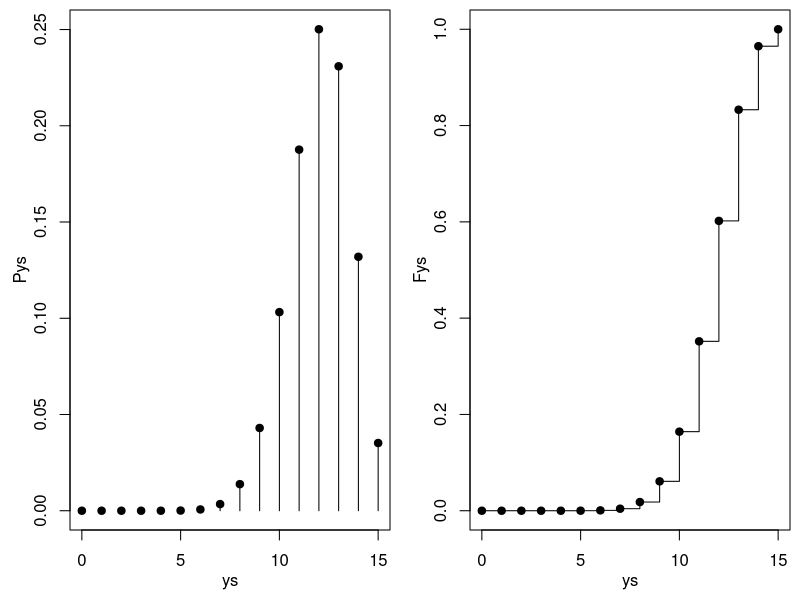
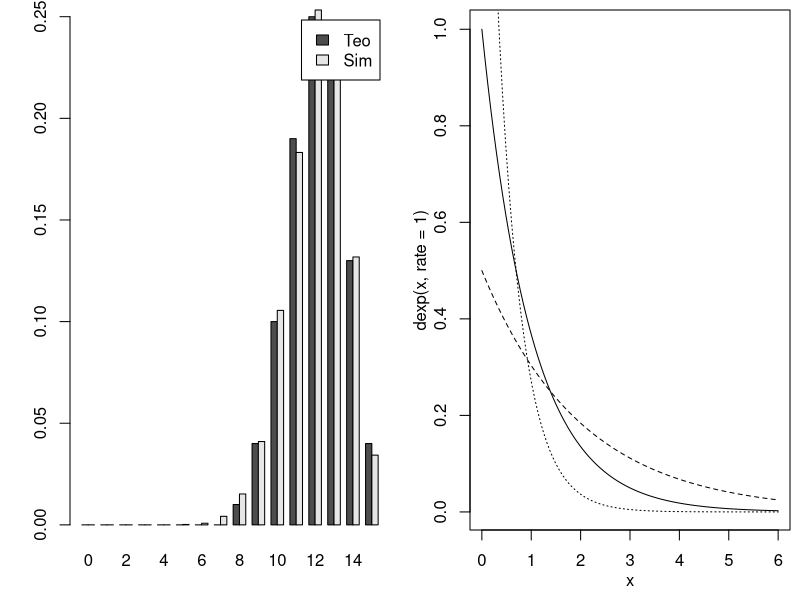
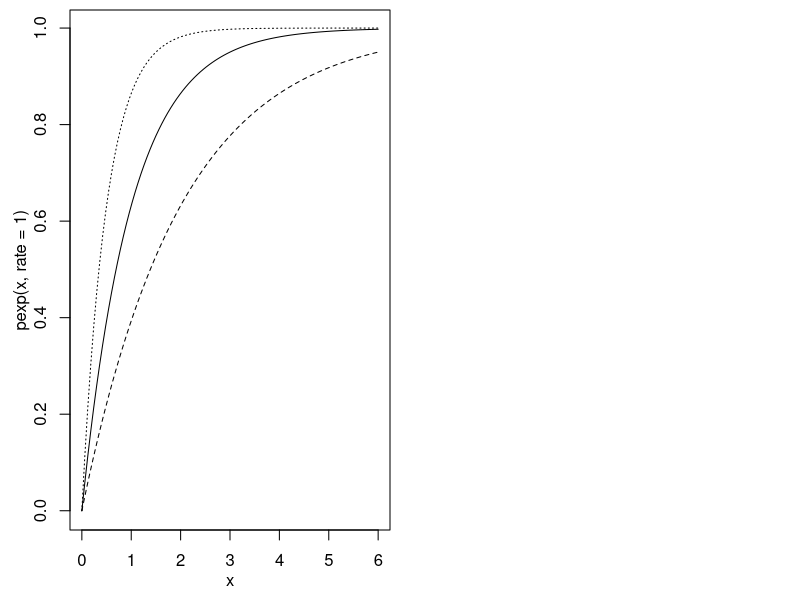

Write R code to recreate these figures, in order.
##
## Exemplo 1
##
## fonte:
## https://silviashimakura.github.io/CE3012026/listas/203-exercicios-distribuicoes.pdf
## Exercício 4

## Y ~ Bin(n = 15, p = 0.80)

##a) P(Y = 15)
choose(15, 15) * (0.80)^15 * (1 - 0.80)^(15 - 15)
args(dbinom)
dbinom(15, size = 15, prob = 0.80)

##b) P(Y <= 13) = 1 - P(Y = 14) - P(Y = 15)
(b14 <- choose(15, 14) * (0.80)^14 * (1 - 0.80)^(15 - 14))
(b15 <- choose(15, 15) * (0.80)^15 * (1 - 0.80)^(15 - 15))
1 - b14 - b15

dbinom(14, size = 15, prob = 0.80)
dbinom(15, size = 15, prob = 0.80)
dbinom(14:15, size = 15, prob = 0.80)
1 - sum(dbinom(14:15, size = 15, prob = 0.80))

pbinom(13, size = 15, prob = 0.80)


##c) P(Y>=10) = P(Y=10) + P(Y=11) + P(Y=12) + P(Y=13) + P(Y=14) + P(Y=15) 
##            = 1 - P(Y <= 9)
ys <- 10:15
choose(15, ys) * (0.80)^ys * (1 - 0.80)^(15 - ys)
sum(choose(15, ys) * (0.80)^ys * (1 - 0.80)^(15 - ys))

dbinom(ys, size = 15, prob = 0.80)
sum(dbinom(ys, size = 15, prob = 0.80))

pbinom(9, size = 15, prob = 0.80)
pbinom(9, size = 15, prob = 0.80, lower = FALSE)

## Mediana
qbinom(0.5, size = 15, prob = 0.80)
## quartis
qbinom(c(0.25, 0.5, 0.75), size = 15, prob = 0.80)
## Quantil 0.35:  P(Y < q) = 0.35
qbinom(0.35, size = 15, prob = 0.80)

## Esperança e variância 
ys <- 0:15
Pys <- dbinom(ys, size = 15, prob = 0.80)
cbind(ys, Pys)

(EY <- sum(ys*Pys))
15 * 0.80
(VY <- sum((ys^2)*Pys) - EY^2)
15 * 0.80 * (1-0.80)

Fys <- pbinom(ys, size = 15, prob = 0.80)
cbind(ys, Pys, Fys)

par(mfrow = c(1,2), mar = c(3.5,3.5,0.5,0.5), mgp = c(2,1,0))
plot(ys, Pys, type = "h")
points(ys, Pys, pch = 19)

plot(ys, Fys, type = "s")
points(ys, Fys, pch = 19)

## O "quarteto fantástico:
## dbinom()
## pbinom()
## qbinom()
## ***rbinom()***

rbinom(1, size = 15, prob = 0.80)
rbinom(1, size = 15, prob = 0.80)
rbinom(1, size = 15, prob = 0.80)
rbinom(1, size = 15, prob = 0.80)
rbinom(1, size = 15, prob = 0.80)

rbinom(5, size = 15, prob = 0.80)
rbinom(50, size = 15, prob = 0.80)

(ysim <- rbinom(10000, size = 15, prob = 0.80))
table(ysim)
(Psim <- prop.table(table(ysim)))

ysimf <- factor(ysim, levels = 0:15)
(Psimf <- prop.table(table(ysimf)))

cbind(ys, Pys, Psimf)
cbind(ys, round(Pys, dig = 2), Psimf)

barplot(
    rbind(round(Pys, dig = 2), Psimf),
    beside = TRUE,
    legend.text = c("Teo","Sim")
)

## recalculando (agora estimando por simulação) as probabilidades pedidas)
## a) P(Y = 15)
mean(ysim == 15) ## compare com calculado anteriormente
## b) P(Y <= 13)
mean(ysim <= 13) ## compare com calculado anteriormente
## c) P(Y >= 10)
mean(ysim >= 10) ## compare com calculado anteriormente

## e a esperança e variância
mean(ysim)
var(ysim)

## agora volte na simulação e troque 100 por 10000 e repita comandos
## (use agora round(Pys, dig = 4))

rm(ys, Pys, Fys, EY, VY, ysim, Psim, ysimf, Psimf)
##
## Fim do exemplo 1
##

##
## Exercícios: 13, 5, 8 
##  responder questões propostas e também fazer gráficos e cálculos
##  adicionais análogos ao feito no Exemplo 1


##
## Exemplo 2
##
## fonte:
## https://silviashimakura.github.io/CE3012026/listas/203-exercicios-distribuicoes.pdf
## Exercício 19

## Y ~ Exp(1)
args(dexp)
curve(dexp(x, rate = 1), from = 0, to = 6)
curve(dexp(x, rate = 0.5), from = 0, to = 6, add = TRUE, lty = 2)
curve(dexp(x, rate = 2), from = 0, to = 6, add = TRUE, lty = 3)

curve(pexp(x, rate = 1), from = 0, to = 6)
curve(pexp(x, rate = 0.5), from = 0, to = 6, add = TRUE, lty = 2)
curve(pexp(x, rate = 2), from = 0, to = 6, add = TRUE, lty = 3)

## a) P(0 < Y < 2).
pexp(2, rate = 1)
## b) P(Y < 2).
pexp(2, rate = 1)
## c) P(1 < Y < 4).
pexp(4, rate = 1) - pexp(1, rate = 1)
diff(pexp(c(1, 4), rate = 1))
## d) P(Y > 3).
pexp(3, rate = 1, lower = FALSE)
## e) P(Y < 2|Y > 1) = P(1 < Y < 2)/P(Y > 1)
diff(pexp(c(1, 2), rate = 1))/pexp(1, rate = 1, lower = FALSE)
## f) P(Y < a1) = 0,65  a1 = ?
qexp(0.65, rate = 1)
## g) P(Y > a3) = 0,55  a2 = ?
qexp(0.45, rate = 1)
qexp(0.55, rate = 1, lower = FALSE)


ysim <- rexp(1000, rate = 1)
mean(ysim < 2)
mean(ysim > 1 &  ysim < 4)
mean(ysim > 3)
mean(ysim[ysim > 1] < 2)    
quantile(ysim, prob = c(0.65, 0.45))

mean(ysim)
var(ysim)


rm(ysim)
##
## Exercicios: 17, 27, 22
##
